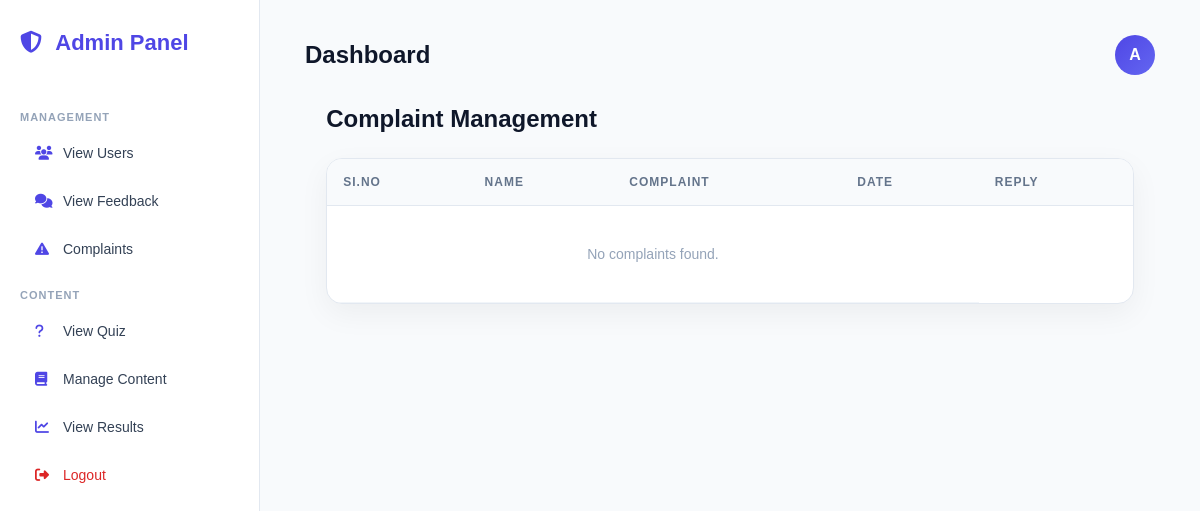
Page /ViewComplaint/ on the earlier database version.
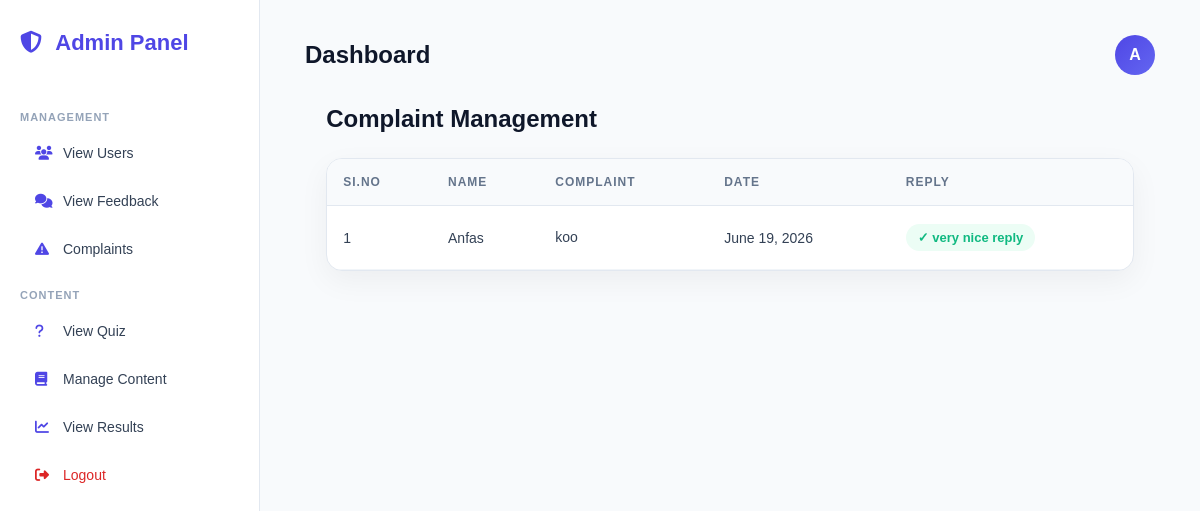
Same page on the later database version.
### CyberAwarnessGameApp/models.py (models this page shows)
class ComplaintTable(models.Model):
    User = models.ForeignKey(UserTable, on_delete=models.CASCADE,null=True, blank=True)
    Complaint = models.TextField(blank=True, null=True)
    Reply = models.TextField(blank=True, null=True)
    Date = models.DateField(auto_now_add=True)

class UserTable(models.Model):
    login = models.ForeignKey(LoginTable, on_delete=models.CASCADE)
    Name= models.CharField(max_length=300, blank=True, null=True)
    Emailid = models.EmailField(max_length=500, blank=True, null=True)
    PhoneNumber= models.CharField(max_length=150, blank=True, null=True)
    profileImage=models.FileField(upload_to='profile/', null=True, blank=True)

### CyberAwarnessGameApp/views.py (the view)
# urls.py: path('ViewComplaint/', views.ViewComplaint.as_view(), name='ViewComplaint'),
class ViewComplaint(View):
    def get(self, request):
        complaints = ComplaintTable.objects.all()
        return render(request, 'view_complaint_and_send_replay.html', {'f': complaints})

### templates/view_complaint_and_send_replay.html (shortened to what this page needs)
{% extends "admin_home.html" %}
{% block content %}
<div class="page-header">
    <h2>Complaint Management</h2>
</div>
<div class="table-wrapper">
    <table>
        <thead>
            <tr>
                <th>SI.No</th>
                <th>Name</th>
                <th>Complaint</th>
                <th>Date</th>
                <th>Reply</th>
            </tr>
        </thead>
        <tbody>
            {% for i in f %}
            <tr>
                <td>{{ forloop.counter }}</td>
                <td>{{ i.User.Name }}</td>
                <td class="complaint-text">
                    {{ i.Complaint }}
                </td>
                <td>{{ i.Date }}</td>
                {% if i.Reply %}
                    <td>
                        <span class="replied">
                            ✓ {{ i.Reply }}
                        </span>
                    </td>
                {% endif %}
            </tr>
            {% empty %}
            <tr>
                <td colspan="4" class="empty-row">
                    No complaints found.
                </td>
            </tr>
            {% endfor %}
        </tbody>
    </table>
</div>
{% endblock %}

Differences in the rows shown:
added ComplaintTable: User.Name "Anfas", Complaint "koo", Date "June 19, 2026", Reply "very nice reply"
Other differences:
text no longer shown: "No complaints found."
